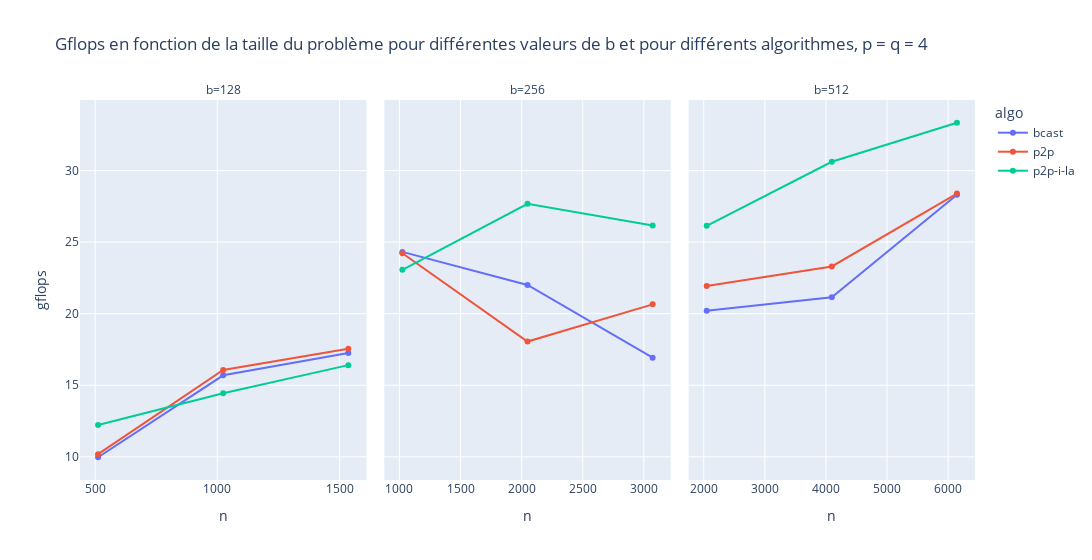

Notebook cell for this chart:
### Code cell
plotly.plot(df_p_4, kind = 'line', markers = True, x = 'n', y = 'gflops', color ='algo', facet_col = 'b', width = 1400, title = 'Gflops en fonction de la taille du problème pour différentes valeurs de b et pour différents algorithmes, p = q = 4').update_xaxes(matches=None)

### Figure 1 — Plotly figure (JSON) as saved in the notebook; plotly's stock layout.template omitted (floating-point values rounded to 4 significant figures)
{"data": [{"hovertemplate": "algo=bcast<br>b=128<br>n=%{x}<br>gflops=%{y}<extra></extra>", "legendgroup": "bcast", "line": {"color": "#636efa", "dash": "solid"}, "marker": {"symbol": "circle"}, "mode": "lines+markers", "name": "bcast", "orientation": "v", "showlegend": true, "type": "scatter", "x": [512, 1024, 1536], "xaxis": "x", "y": [9.968, 15.69, 17.25], "yaxis": "y"}, {"hovertemplate": "algo=bcast<br>b=256<br>n=%{x}<br>gflops=%{y}<extra></extra>", "legendgroup": "bcast", "line": {"color": "#636efa", "dash": "solid"}, "marker": {"symbol": "circle"}, "mode": "lines+markers", "name": "bcast", "orientation": "v", "showlegend": false, "type": "scatter", "x": [1024, 2048, 3072], "xaxis": "x2", "y": [24.32, 22.01, 16.93], "yaxis": "y2"}, {"hovertemplate": "algo=bcast<br>b=512<br>n=%{x}<br>gflops=%{y}<extra></extra>", "legendgroup": "bcast", "line": {"color": "#636efa", "dash": "solid"}, "marker": {"symbol": "circle"}, "mode": "lines+markers", "name": "bcast", "orientation": "v", "showlegend": false, "type": "scatter", "x": [2048, 4096, 6144], "xaxis": "x3", "y": [20.21, 21.14, 28.31], "yaxis": "y3"}, {"hovertemplate": "algo=p2p<br>b=128<br>n=%{x}<br>gflops=%{y}<extra></extra>", "legendgroup": "p2p", "line": {"color": "#EF553B", "dash": "solid"}, "marker": {"symbol": "circle"}, "mode": "lines+markers", "name": "p2p", "orientation": "v", "showlegend": true, "type": "scatter", "x": [512, 1024, 1536], "xaxis": "x", "y": [10.19, 16.06, 17.54], "yaxis": "y"}, {"hovertemplate": "algo=p2p<br>b=256<br>n=%{x}<br>gflops=%{y}<extra></extra>", "legendgroup": "p2p", "line": {"color": "#EF553B", "dash": "solid"}, "marker": {"symbol": "circle"}, "mode": "lines+markers", "name": "p2p", "orientation": "v", "showlegend": false, "type": "scatter", "x": [1024, 2048, 3072], "xaxis": "x2", "y": [24.23, 18.06, 20.65], "yaxis": "y2"}, {"hovertemplate": "algo=p2p<br>b=512<br>n=%{x}<br>gflops=%{y}<extra></extra>", "legendgroup": "p2p", "line": {"color": "#EF553B", "dash": "solid"}, "marker": {"symbol": "circle"}, "mode": "lines+markers", "name": "p2p", "orientation": "v", "showlegend": false, "type": "scatter", "x": [2048, 4096, 6144], "xaxis": "x3", "y": [21.93, 23.3, 28.39], "yaxis": "y3"}, {"hovertemplate": "algo=p2p-i-la<br>b=128<br>n=%{x}<br>gflops=%{y}<extra></extra>", "legendgroup": "p2p-i-la", "line": {"color": "#00cc96", "dash": "solid"}, "marker": {"symbol": "circle"}, "mode": "lines+markers", "name": "p2p-i-la", "orientation": "v", "showlegend": true, "type": "scatter", "x": [512, 1024, 1536], "xaxis": "x", "y": [12.22, 14.43, 16.41], "yaxis": "y"}, {"hovertemplate": "algo=p2p-i-la<br>b=256<br>n=%{x}<br>gflops=%{y}<extra></extra>", "legendgroup": "p2p-i-la", "line": {"color": "#00cc96", "dash": "solid"}, "marker": {"symbol": "circle"}, "mode": "lines+markers", "name": "p2p-i-la", "orientation": "v", "showlegend": false, "type": "scatter", "x": [1024, 2048, 3072], "xaxis": "x2", "y": [23.07, 27.68, 26.17], "yaxis": "y2"}, {"hovertemplate": "algo=p2p-i-la<br>b=512<br>n=%{x}<br>gflops=%{y}<extra></extra>", "legendgroup": "p2p-i-la", "line": {"color": "#00cc96", "dash": "solid"}, "marker": {"symbol": "circle"}, "mode": "lines+markers", "name": "p2p-i-la", "orientation": "v", "showlegend": false, "type": "scatter", "x": [2048, 4096, 6144], "xaxis": "x3", "y": [26.14, 30.62, 33.34], "yaxis": "y3"}], "layout": {"annotations": [{"font": {}, "showarrow": false, "text": "b=128", "x": 0.16, "xanchor": "center", "xref": "paper", "y": 1, "yanchor": "bottom", "yref": "paper"}, {"font": {}, "showarrow": false, "text": "b=256", "x": 0.5, "xanchor": "center", "xref": "paper", "y": 1, "yanchor": "bottom", "yref": "paper"}, {"font": {}, "showarrow": false, "text": "b=512", "x": 0.84, "xanchor": "center", "xref": "paper", "y": 1, "yanchor": "bottom", "yref": "paper"}], "legend": {"title": {"text": "algo"}, "tracegroupgap": 0}, "title": {"text": "Gflops en fonction de la taille du problème pour différentes valeurs de b et pour différents algorithmes, p = q = 4"}, "width": 1400, "xaxis": {"anchor": "y", "domain": [0, 0.32], "title": {"text": "n"}}, "xaxis2": {"anchor": "y2", "domain": [0.34, 0.66], "title": {"text": "n"}}, "xaxis3": {"anchor": "y3", "domain": [0.68, 1.0], "title": {"text": "n"}}, "yaxis": {"anchor": "x", "domain": [0, 1], "title": {"text": "gflops"}}, "yaxis2": {"anchor": "x2", "domain": [0, 1], "matches": "y", "showticklabels": false}, "yaxis3": {"anchor": "x3", "domain": [0, 1], "matches": "y", "showticklabels": false}}}
